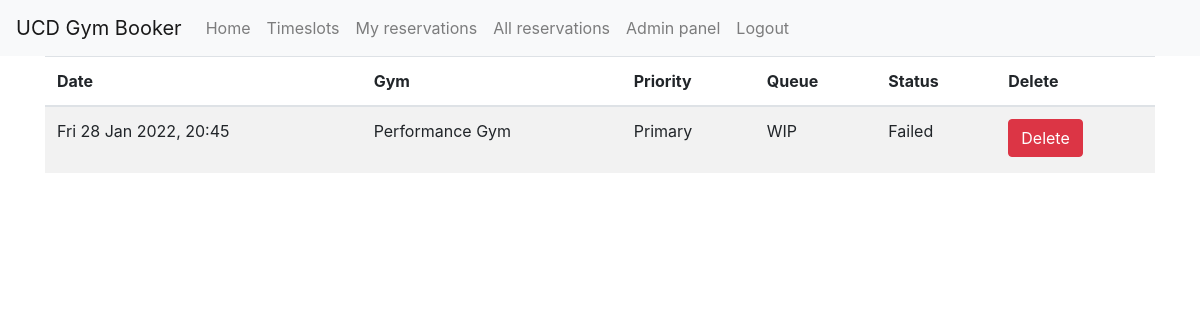
/reservations (signed in), run on the app's committed database.
### ucdgymbooker/models.py (models this page shows, shortened)
class Reservation(db.Model):
    __tablename__ = 'reservation'
    id = db.Column(db.Integer, primary_key=True)
    status = db.Column(db.String(80), nullable=False)
    user_id = db.Column(db.Integer, db.ForeignKey('user.id'), nullable=False)
    timeslot_id = db.Column(db.Integer, db.ForeignKey('timeslot.id'), nullable=False)
    priority = db.Column(db.Integer, nullable=False)
    reservation_time = db.Column(db.DateTime, nullable=False)

class Timeslot(db.Model):
    __tablename__ = 'timeslot'
    id = db.Column(db.Integer, primary_key=True)
    time = db.Column(db.DateTime, nullable=False)
    reservations = db.relationship('Reservation', backref='timeslot', cascade="all, delete, delete-orphan", lazy=True)
    gym = db.Column(db.String(80), nullable=False)

### ucdgymbooker/routes.py (the view)
@app.route('/reservations')
@login_required
def reservations():
    data = db.session.query(Reservation, Timeslot).join(Timeslot).filter(Reservation.user_id==current_user.get_id())
    print(data)
    info = []
    for reservation, timeslot in data:
        info_elem = {}
        time = timezone_converter.utc_to_ie(timeslot.time)
        date_string = timezone_converter.get_date_string(time) + ', ' + timezone_converter.get_time_string(time)
        info_elem['date'] = date_string
        gym = timeslot.gym
        info_elem['gym'] = gym
        id = reservation.id
        info_elem['id'] = id
        status = reservation.status
        info_elem['status'] = status
        priority = 'Primary'
        if reservation.priority == 2:
            priority = 'Secondary'
        info_elem['priority'] = priority
        info.append(info_elem)
    return render_template("reservations.html", data=info)

### ucdgymbooker/helpers/timezone_converter.py (called while the page is built)
def utc_to_ie(time):
    return time.astimezone(tz_ie)

def get_date_string(time):
    return time.strftime("%a %d %b %Y")

def get_time_string(time):
    return time.strftime("%H:%M")

### ucdgymbooker/models.py (called while the page is built)
    def get_id(self):
        return self.id

### ucdgymbooker/routes.py (called while the page is built)
@login_manager.user_loader
def load_user(user_id):
    return User.query.get(int(user_id))

### ucdgymbooker/templates/reservations.html (shortened to what this page needs)
{% extends 'base.html' %}
{% block body %}
<table class="table table-striped">
    <thead>
        <tr>
            <th>Date</th>
            <th>Gym</th>
            <th>Priority</th>
            <th>Queue</th>
            <th>Status</th>
            <th>Delete</th>
        </tr>
    </thead>
    <tbody>
    {% for reservation in data %}
    <tr>
        <td>{{reservation['date']}}</td>
        <td>{{reservation['gym']}}</td>
        <td>{{reservation['priority']}}</td>
        <td>WIP</td>
        <td>{{reservation['status']}}</td>
        <td>
            <form action = "{{ url_for('delete_confirm', reservation_id = reservation['id'])}}" method="POST">
                            <input type="submit" class="btn btn-danger mb-1" value="Delete"></input>
            </form>
        </td>
    {% endfor %}
    </tbody>
</table>
{% endblock %}

### data on the page
Reservation: date "Fri 28 Jan 2022, 20:45", gym "Performance Gym", priority "Primary", status "Failed"
